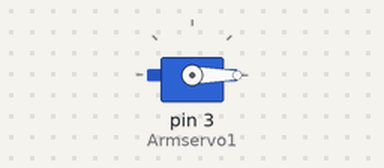
The sketch below on a simulated Arduino Uno, built with avr-gcc and run on an emulated ATmega328P. Shown: servo.

Above: at 0.05 s.
Timing chart, 0 to 4.6 s (numbered marks = the images above):
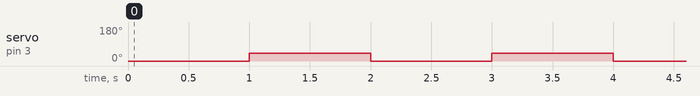

Measured:
- by itself, servo on pin 3 (Armservo1): alternates 40° for 1.0 s and 0° for 1.0 s

The sketch:

Servo_test.ino
```cpp
#include <Servo.h>

Servo Armservo1;
//Servo Armservo2;

void setup() {
    Serial.begin(9600);
    Armservo1.attach(3);

}

void loop() {


    Armservo1.write(0);
    delay(1000);
    Armservo1.write(40);
    delay(1000);
  // Armservo1.write(60);
  //  Armservo2.write(60);
}
```
